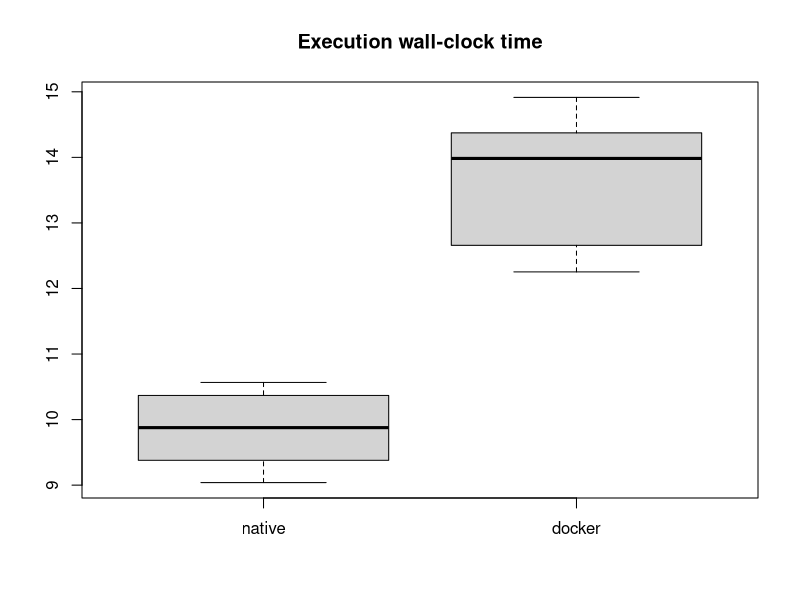
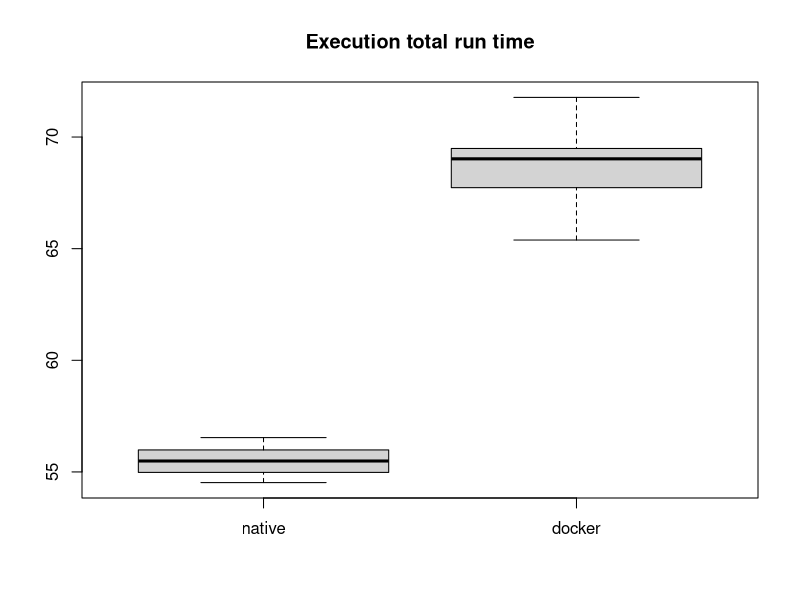
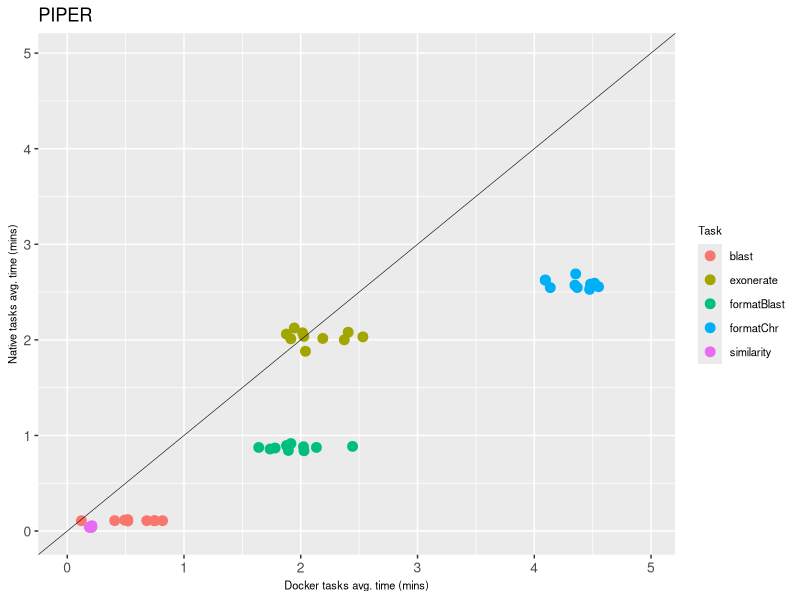

Reproduce these figures in R, in order.
native <- read.delim("time_native.txt", header=TRUE)
docker <- read.delim("time_docker.txt", header=TRUE)

n_elapsed <- native$delta / 1000 / 60 
d_elapsed <- docker$delta / 1000 / 60 

png(filename = "fig_wall_time.png")
boxplot(n_elapsed, d_elapsed, names = c("native","docker"))
title("Execution wall-clock time")
dev.off()

n_cputime <- native$realtime / 1000 / 60 
d_cputime <- docker$realtime / 1000 / 60 

png(filename = "fig_run_time.png")
boxplot(n_cputime, d_cputime, names = c("native","docker"))
title("Execution total run time")
dev.off()



library(reshape)
library(ggplot2)
library(grid)
NF_stats<-read.csv("plot.csv",header=T)

png(filename = "fig_correlation.png", width = 5, height = 4, units = 'in', res = 300)
melt(NF_stats, measure.vars=c("realtime_docker", "realtime_native")) -> melted.NF_stats
max_axis = max(c(NF_stats[,2], NF_stats[,3]))/1000/60 * 1.09
qplot(x=(realtime_docker/1000)/60, y=(realtime_native/1000)/60, data=NF_stats, main="", color=name, ylab="Native tasks avg. time (mins)", xlab="Docker tasks avg. time (mins)") + geom_point(size = 3) + coord_cartesian(xlim=c(0,max_axis), ylim=c(0,max_axis)) + geom_abline(intercept = 0, size=.2)+ theme(axis.text.x=element_text(size=10), axis.text.y=element_text(size=10), axis.title.y=element_text(size=8), axis.title.x=element_text(size=8),legend.text=element_text(size=8),legend.title=element_text(size=8)) + labs(color = "Task", title='PIPER')
dev.off()
